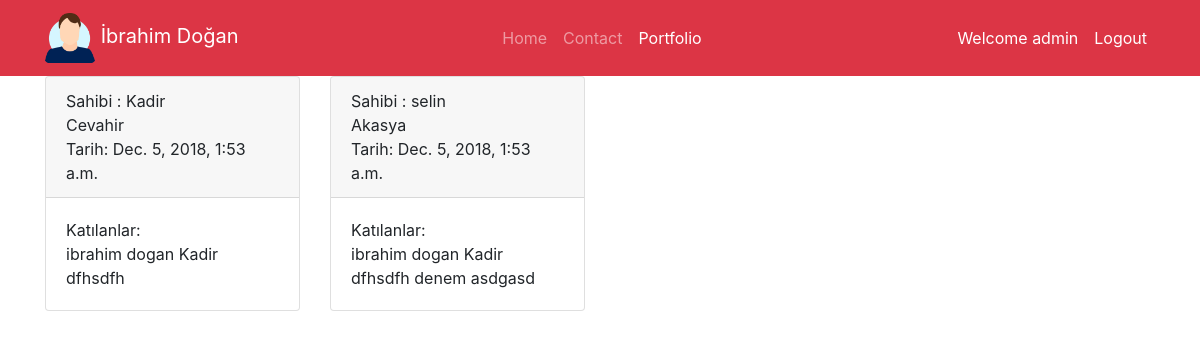
The page /portfolio (signed in) on the database its author committed.
### mysite/models.py (models this page shows, shortened)
class Event(models.Model):
    time = models.DateTimeField()
    title = models.CharField(max_length=50)
    owner = models.ForeignKey(EventOwner, on_delete=models.CASCADE, null=True)
    participants = models.ManyToManyField(Profile, blank=True)
    description = models.CharField(max_length=500,null=True)
    biletix_url = models.CharField(max_length=500,blank=True, null=True)

class EventOwner(models.Model):
    profile = models.OneToOneField(Profile, on_delete=models.CASCADE, null=True)

class Profile(models.Model):
    user = models.OneToOneField(User, on_delete=models.CASCADE)
    first_name = models.CharField(max_length=30, null=True)
    last_name = models.CharField(max_length=30, null=True)
    friends = models.ManyToManyField('self', blank=True)

### mysite/views.py (the view)
# urls.py: path('portfolio', views.portfolio, name='portfolio'),
def portfolio(request):
    if request.user.is_authenticated:
        profile = request.user.profile
        friends = profile.friends.all()
        owner_friends = EventOwner.objects.filter(profile__in=friends)
        events = Event.objects.filter(owner__in=owner_friends.all())
        context = {'portfolio': 'active','events':events }
        return render(request, 'mysite/portfolio.html', context)
    else:
        context = {'portfolio': 'active'}
        return render(request, 'mysite/portfolio.html', context)

### mysite/templates/mysite/portfolio.html
{% extends 'mysite/base.html' %}
{% block content %}
    <div class="container">
        <div class="row">
            {% for event in events %}
                <div class="col-md-3">
                    <div class="card">
                        <div class="card-header">
                            Sahibi : {{ event.owner.profile.first_name }}<br>{{ event.title }} <br>
                            Tarih: {{ event.time }} </div>
                        <div class="card-body">Katılanlar:<br>
                            {% for participant in event.participants.all %}
                                {{ participant.first_name }} {{ participant.last_name }}
                            {% endfor %}
                        </div>
                    </div>
                </div>
            {% endfor %}
        </div>
    </div>
{% endblock %}

### mysite/templates/mysite/base.html (shortened to what this page needs)
{% load static %}
<!doctype html>
<html lang="en">
<head>
    <link rel="stylesheet" href="https://stackpath.bootstrapcdn.com/bootstrap/4.1.3/css/bootstrap.min.css"
>
</head>
<body>
<nav class="navbar navbar-expand-lg navbar-dark bg-danger">
    <div class="container">
        <a class="navbar-brand" href="#">
            <img src="{% static 'mysite/images/profile-picture-default.png' %}" width="50" height="50"> İbrahim Doğan
        </a>
        <div class="collapse navbar-collapse" id="navbarNavAltMarkup">
            <ul class="navbar-nav mx-auto">
                <a class="nav-item nav-link {{ home }}" href="{% url 'home' %}">Home </a>
                <a class="nav-item nav-link {{ contact }}" href="{% url 'contact' %}">Contact</a>
                <a class="nav-item nav-link {{ portfolio }}" href="{% url 'portfolio' %}">Portfolio</a>
            </ul>
        </div>
        <ul class="navbar-nav">
            {% if user.is_authenticated %}
                <a class="nav-item nav-link active" href="#">Welcome {{ user.username }} </a>
                <a class="nav-item nav-link active" href="{% url 'logout' %}">Logout</a>
            {% endif %}
    </ul>
    </div>
</nav>
{% block content %}
{% endblock %}
</body>
</html>

### rows shown on the page
Event: owner.profile.first_name "Kadir", title "Cevahir", time "Dec. 5, 2018, 1:53 a.m."
Profile: first_name "ibrahim", last_name "dogan"
Profile: first_name "Kadir", last_name "dfhsdfh"
Event: owner.profile.first_name "selin", title "Akasya", time "Dec. 5, 2018, 1:53 a.m."
Profile: first_name "denem", last_name "asdgasd"

### other values the page prints
{{ user.username }} "admin"
